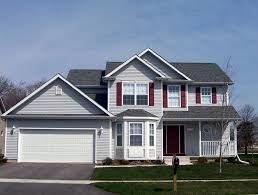
#> input picture 07-machine-learning/image/home.jpg, 258 x 195 px
$ python 03-K-Means_Clustering.py
#> lines starting #> are read from the running program, lines starting #| are printed output that depends on the picture
import cv2
import matplotlib.pylab as plt
import numpy as np

"""
input:
    1.samples:应该是np.float32，每个特征一个栏
    2.nclusters(K):最终需要聚合类的数据。
    3.criteria:
        终止迭代的条件。这个条件满足，迭代停止。应该为tuple 3（type,max_iter,epsilon）
        cv2.TREM_CRITERIA_EPS:达到精度，停止迭代。epsilon 达到了。
        cv2.TERM_CRITERIA_MAX_ITER:预定迭代次数达到停止
        cv2.TREM_CRITERIA_EPS+cv2.TERM_CRITERIA_MAX_ITER:条件都满足
    4.attempts:使用不同标签执行初始化的次数。该算法返回最佳紧凑标签。
        compactness作为返回值
    5.flags:flag表示初始化中心如何取的。
        cv2.KMEANS_PP_CENTERS
        cv2.KMEANS_RANDOM_CENTERS
output:
    1.compactness:这个点到四周点的长度集合
    2.labels：是标签数组，0,1
    3.centers:聚合中心数组
"""


# [61 lines left out: functions data_with_only_one_feature, data_with_multiple_features, not called in this run]


def color_quantization():
    """
    有3个特征，RGB，我们需要重建成Mx3的举证。
    :return:
    """
    img = cv2.imread('image/home.jpg')
#> img is the input picture: shape (195, 258, 3); mean B, G, R 138.8, 125.2, 115.6
    Z = img.reshape((-1, 3))

    # convert to np.float32
    Z = np.float32(Z)

    # define criteria number of clusters(k) and apply kmeans()
    criteria = (cv2.TERM_CRITERIA_MAX_ITER + cv2.TERM_CRITERIA_EPS, 10, 1.0)
    K = 8
    ret, labels, center = cv2.kmeans(Z, K, None, criteria, 10, cv2.KMEANS_RANDOM_CENTERS)
#> ret = 16794226.2; center = [[72.54, 67.02, 67.86], [186.4, 148.9, 121], [23.13, 35.73, 33.03], [224.8, 224.3, 222.6], [97.43, 90.54, 91.06], [131.7, 126.2, 125.7], [186.5, 164, 151.8], [196.2, 194.1, 194.3]]

    # now convert back into uint8,and make original image
    center = np.uint8(center)
#> center = [[72, 67, 67], [186, 148, 120], [23, 35, 33], [224, 224, 222], [97, 90, 91], [131, 126, 125], [186, 163, 151], [196, 194, 194]]
    res = center[labels.flatten()]
    res2 = res.reshape((img.shape))
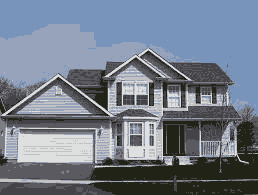
#> res2: shape (195, 258, 3); mean B, G, R 138.4, 124.6, 115

    cv2.imshow('res2', res2)
    cv2.waitKey(0)
    cv2.destroyAllWindows()


# data_with_only_one_feature()
# data_with_multiple_features()
color_quantization()
